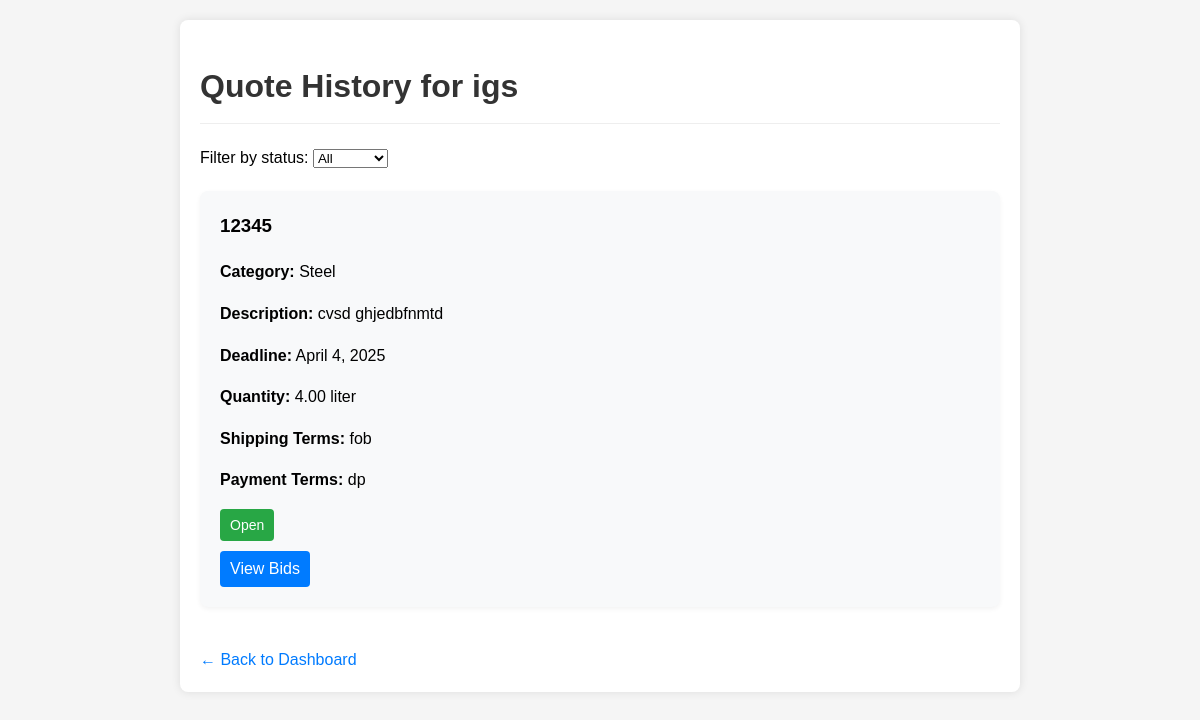
Before: /manufacturer/quote-history/ (signed in) with the older database file.
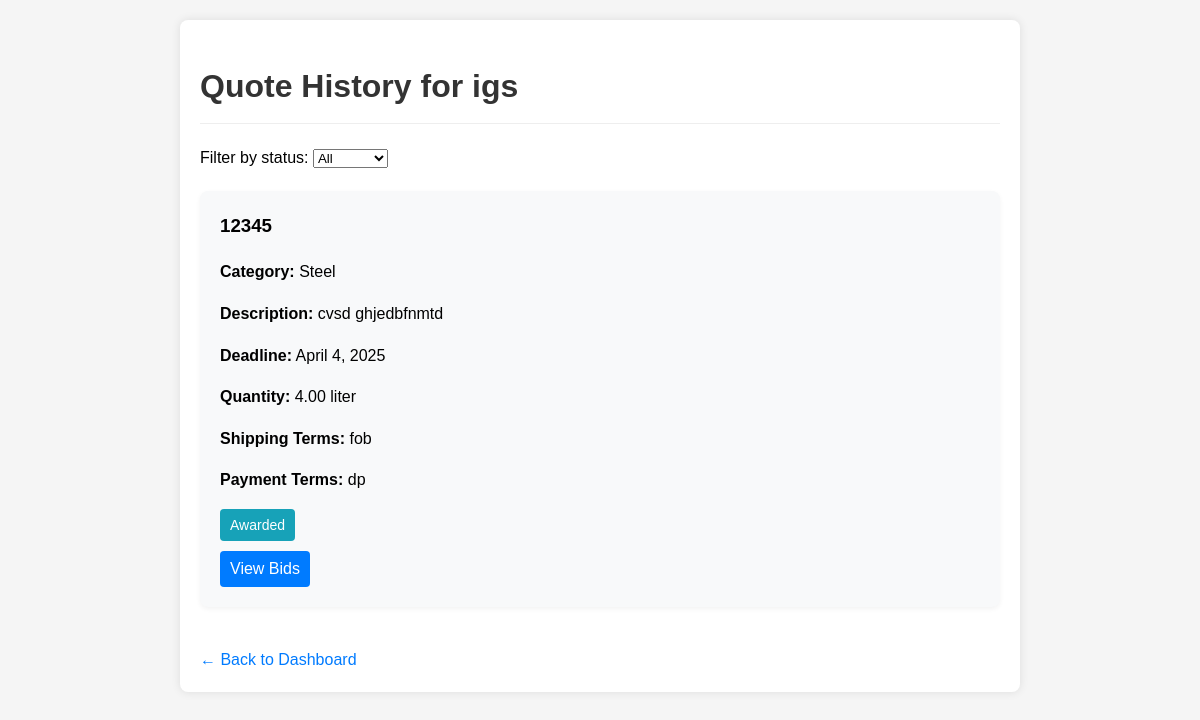
After: the same page with the newer database file.
### manufacturer/models.py (models this page shows, shortened)
class QuoteRequest(models.Model):
    STATUS_CHOICES = [
        ('open', 'Open'),
        ('closed', 'Closed'),
        ('awarded', 'Awarded'),
        ('expired', 'Expired'),
    ]
    manufacturer = models.ForeignKey(Manufacturer, on_delete=models.CASCADE)
    product = models.CharField(max_length=200)
    category = models.CharField(max_length=100)
    description = models.TextField()
    deadline = models.DateField()
    quantity = models.DecimalField(max_digits=10, decimal_places=2)
    unit = models.CharField(max_length=20, blank=True)
    annual_volume = models.CharField(max_length=100, blank=True)
    unit_price = models.DecimalField(max_digits=10, decimal_places=2, null=True, blank=True)
    currency = models.CharField(max_length=3, blank=True)
    shipping_terms = models.CharField(max_length=50)
    destination_port = models.CharField(max_length=100, blank=True)
    payment_terms = models.CharField(max_length=50)
    status = models.CharField(max_length=10, choices=STATUS_CHOICES, default='open')
    created_at = models.DateTimeField(auto_now_add=True)
    accepted_bid = models.ForeignKey('supplier.Bid', on_delete=models.SET_NULL, null=True, blank=True)
    def get_category_display(self):
        return self.category.replace('_', ' ').title()

### manufacturer/views.py (the view)
# urls.py: path('quote-history/', views.quote_history, name='manufacturer_quote_history'),
def quote_history(request):
    if not request.user.is_authenticated:
        return redirect('manufacturer_login')
    manufacturer = Manufacturer.objects.get(user=request.user)
    quotes = QuoteRequest.objects.filter(manufacturer=manufacturer).order_by('-created_at')
    status_filter = request.GET.get('status')
    if status_filter:
        quotes = quotes.filter(status=status_filter)
    return render(request, 'manufacturer/quote_history.html', {
        'manufacturer': manufacturer,
        'quotes': quotes
    })

### manufacturer/templates/manufacturer/quote_history.html (shortened to what this page needs)
<!DOCTYPE html>
<html>
<head>
</head>
<body>
    <div class="container">
        <h1>Quote History for {{ manufacturer.company_name }}</h1>
        <div class="filters">
            <form method="get">
                <label>Filter by status:</label>
                <select name="status" onchange="this.form.submit()">
                    <option value="">All</option>
                </select>
            </form>
        </div>
        {% for quote in quotes %}
        <div class="card">
            <h3>{{ quote.product }}</h3>
            <p><strong>Category:</strong> {{ quote.get_category_display }}</p>
            <p><strong>Description:</strong> {{ quote.description }}</p>
            <p><strong>Deadline:</strong> {{ quote.deadline }}</p>
            <p><strong>Quantity:</strong> {{ quote.quantity }} {{ quote.unit }}</p>
            <p><strong>Shipping Terms:</strong> {{ quote.shipping_terms }}</p>
            <p><strong>Payment Terms:</strong> {{ quote.payment_terms }}</p>
            <span class="status status-{{ quote.status }}">{{ quote.get_status_display }}</span>
            {% if quote.status == 'open' or quote.status == 'awarded' %}
            <div>
                <a href="{% url 'view_quote_bids' quote.id %}" class="view-bids-btn">View Bids</a>
            </div>
            {% endif %}
        </div>
        {% empty %}
        <p>You have not submitted any quote requests yet.</p>
        {% endfor %}
        <a href="{% url 'manufacturer_dashboard' %}" class="back-link">← Back to Dashboard</a>
    </div>
</body>
</html>

Changed rows visible on the page:
changed QuoteRequest "Steel": status "Open" → "Awarded"
